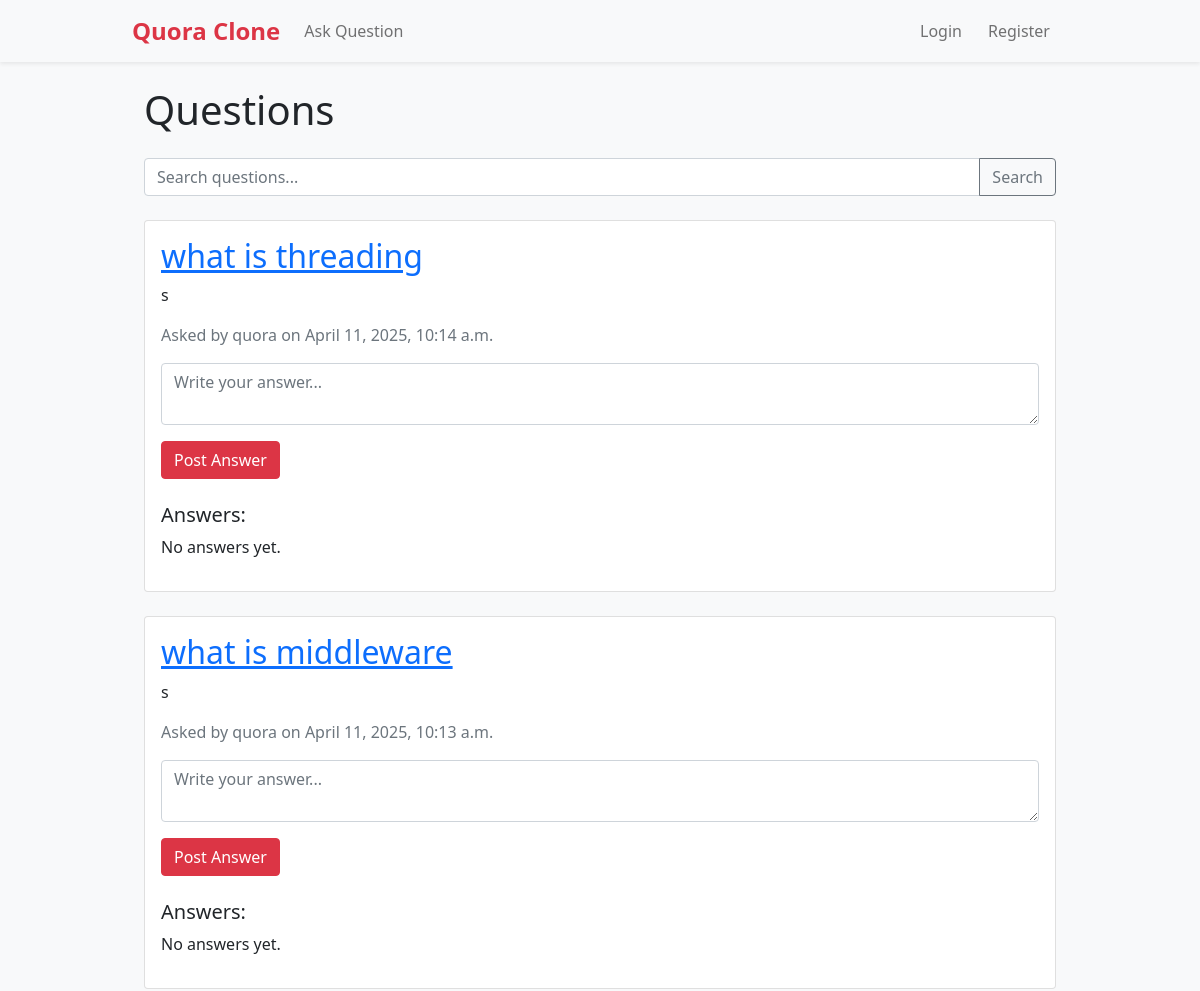
Before: / (upper part) with the older database file.
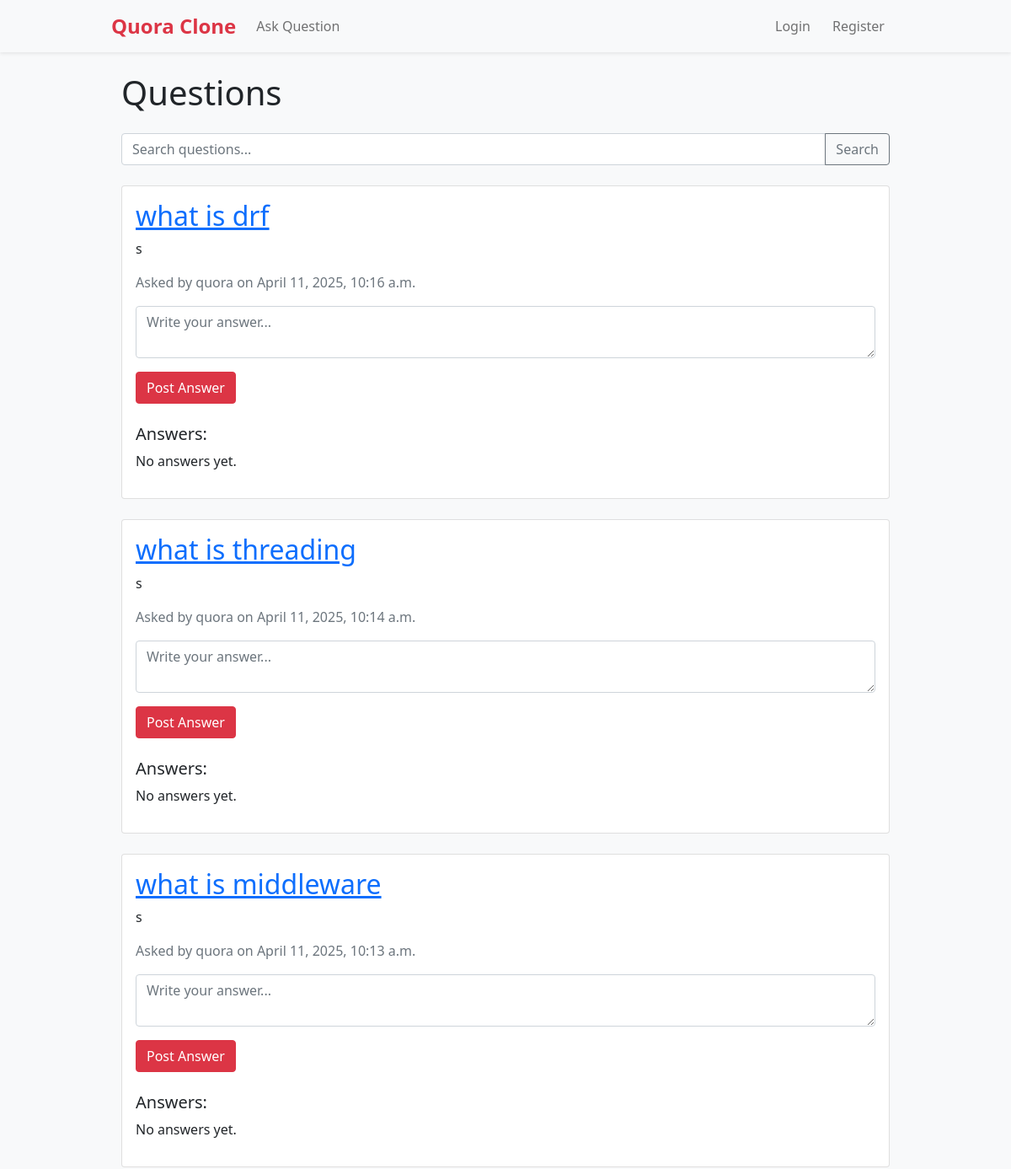
After: the same page with the newer database file.
### quorapp/models.py (models this page shows, shortened)
class Question(models.Model):
    title = models.CharField(max_length=200)
    content = models.TextField()
    author = models.ForeignKey(User, on_delete=models.CASCADE)
    created_at = models.DateTimeField(auto_now_add=True)
    updated_at = models.DateTimeField(auto_now=True)

### quorapp/views.py (the view)
# urls.py: path('', views.index, name='index'),
def index(request):
    query = request.GET.get('query')
    if query:
        questions = Question.objects.filter(title__icontains=query)
        data = query
        number = questions.count()
        return render(request, 'index.html', {'questions': questions, 'query': str(data), 'number': number})
    else:
        questions = Question.objects.all().order_by('-created_at')
        data = ""
        number = questions.count()
        return render(request, 'index.html', {'questions': questions, 'query': str(data), 'number': number})

### quorapp/templates/index.html (shortened to what this page needs)
{% extends 'base.html' %}
{% block content %}
    <div class="container mt-4">
        <h1 class="mb-4">Questions</h1>
    <form method="get" class="mb-4">
        <div class="input-group">
            <input type="text" name="query" class="form-control" placeholder="Search questions..." value="{{ request.GET.q }}">
            <button type="submit" class="btn btn-outline-secondary">Search</button>
        </div>
    </form>
        {% for question in questions %}
        <div class="card mb-4">
            <div class="card-body">
                <a href="{% url 'question_detail' question.id %}"> <h2 class="card-title" >{{ question.title }}</h2></a>
                <p class="card-text">{{ question.content }}</p>
                <p class="text-muted">Asked by {{ question.author.username }} on {{ question.created_at }}</p>
                <form method="post" action="{% url 'post_answer' question.id %}" class="mt-3">
                    <div class="mb-3">
                        <textarea name="content" class="form-control" placeholder="Write your answer..." required></textarea>
                    </div>
                    <button type="submit" class="btn btn-primary">Post Answer</button>
                </form>
                <div class="mt-4">
                    <h5>Answers:</h5>
                    {% for answer in question.answers.all %}
                    <div class="card mb-2">
                        <div class="card-body">
                            <p>{{ answer.content }}</p>
                            <p class="text-muted">
                                Answered by {{ answer.author.username }} on {{ answer.created_at }}
                                <a href="{% url 'like_answer' answer.id %}" class="btn btn-sm btn-outline-primary ms-2">
                                    Like ({{ answer.likes.count }})
                                </a>
                            </p>
                        </div>
                    </div>
                    {% empty %}
                    <p>No answers yet.</p>
                    {% endfor %}
                </div>
            </div>
        </div>
        {% empty %}
        <div class="alert alert-info">No questions yet.</div>
        {% endfor %}
    </div>
{% endblock %}

### quorapp/templates/base.html (shortened to what this page needs)
<!DOCTYPE html>
<html lang="en">
<head>
    <link href="https://cdn.jsdelivr.net/npm/bootstrap@5.1.3/dist/css/bootstrap.min.css" rel="stylesheet">
</head>
<body>
    <nav class="navbar navbar-expand-lg navbar-light bg-light shadow-sm">
        <div class="container">
            <a class="navbar-brand" href="{% url 'index' %}">Quora Clone</a>
            <div class="collapse navbar-collapse" id="navbarContent">
                <ul class="navbar-nav me-auto mb-2 mb-lg-0">
                    <li class="nav-item">
                        <a class="nav-link" href="{% url 'ask_question' %}">Ask Question</a>
                    </li>
                </ul>
                <ul class="navbar-nav ms-auto">
                    {% if user.is_authenticated %}
                        <li class="nav-item">
                            <span class="nav-link">Hello, <strong>{{ user.username }}</strong></span>
                        </li>
                        <li class="nav-item">
                            <a class="nav-link" href="{% url 'logout' %}">Logout</a>
                        </li>
                    {% else %}
                        <li class="nav-item">
                            <a class="nav-link" href="{% url 'login' %}">Login</a>
                        </li>
                        <li class="nav-item">
                            <a class="nav-link" href="{% url 'register' %}">Register</a>
                        </li>
                    {% endif %}
                </ul>
            </div>
        </div>
    </nav>
    <div class="container mt-4">
        {% block content %}{% endblock %}
    </div>
</body>
</html>

### quorapp/templates/base.html (style rules this page uses)
body { font-family: 'Segoe UI', Tahoma, Geneva, Verdana, sans-serif; background-color: #f8f9fa; color: #212529; }
.navbar { box-shadow: 0 2px 4px rgba(0, 0, 0, 0.05); }
.navbar-brand { font-weight: bold; font-size: 1.5rem; color: #dc3545 !important; }
.nav-link { font-size: 1rem; margin-right: 10px; transition: color 0.2s ease; }
.container { max-width: 960px; }
.btn-primary { background-color: #dc3545; border-color: #dc3545; }

Changed rows visible on the page:
added Question: title "what is drf", content "s", author.username "quora", created_at "April 11, 2025, 10:16 a.m."
